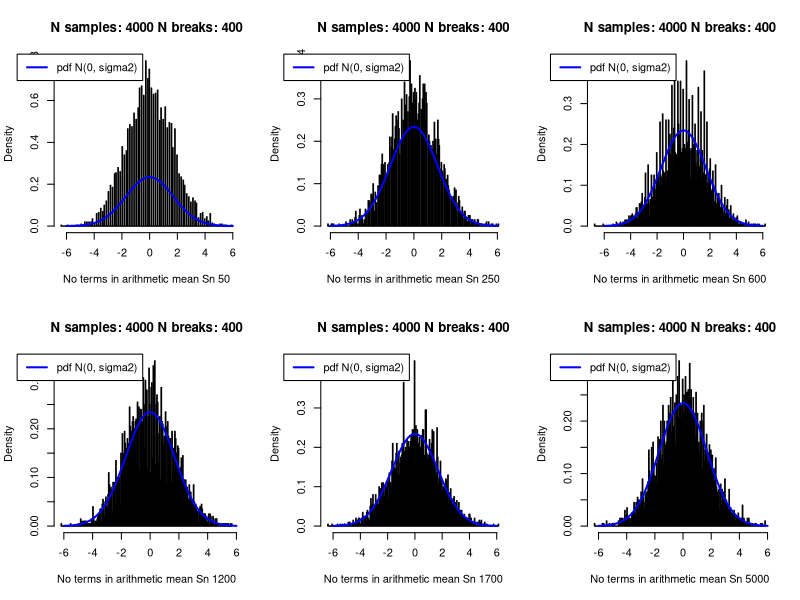

Write R code to recreate this figure.
# Example illustrating the CLT theorem when drawing uniformly distributed
# numbers from 1 to 6

mean_uniformly_rvs <- function(n_rvs) {
    # Returns the outcome given by the  mean of the outcomes of a set of
    # uniformly discrete distributed R.V.,
    # i.e. the outcome of the r.v. S = 1/N sum X_i
    #
    # Args:
    # n_rvs: Number of R.V. used when computing the mean outcome of Sn
    # Returns:
    # The outcome of Sn

    random_numbers <- sample.int(6, size=n_rvs, replace=TRUE)
    return(mean(random_numbers))
}

z_samples <- function(n_rvs, n_samples) {
    # Returns n_samples samples of the R.V. Z = sqrt(n) * (Sn/n - mu),
    # by CLT, Z -> N(0, sigma2) in distribution as n -> \infty
    # 
    # Args:
    # n_rvs: Number of R.V. used when computing the mean outcome of Sn
    # n_samples: Number of samples to draw from Z
    # Returns:
    # Samples from Z
    
    mu <- 3.5
    mean_s_samples <- replicate(n_samples, mean_uniformly_rvs(n_rvs))
    Z <- sqrt(n_rvs) * (mean_s_samples - mu)
    return(Z)
}

my_plot <- function(z_samples, x_lab) {
    # Function plots the normalized histogram, and the number of  samples
    # used for Sn as xlabel combined with a density plot of N(0, sigma2)
    #
    # ARGS:
    # z_samples: List of draws from the r.v. Z (see z_samples)
    # x_lab: number of variables used in the sum Sn

    z_samples
    sigma2 <- 2.9
    breaks <- 400
    x_range = seq(from=-6, to=6, length.out=100)
    main<- paste('N samples:', toString(length(z_samples)), 'N breaks:', breaks)
    
    # Illustrate histogram and pdf function
    hist(z_samples, prob=TRUE, xlab=x_lab, main=main, breaks=breaks)
    l_w <- 2
    lines(x_range, dnorm(x = x_range, mean=0, sd=sqrt(sigma2)),
      col='blue', lwd=l_w)
    legend('topleft', c('pdf N(0, sigma2)'), col='blue', lwd=l_w, inset=c(-0.2,0))
}

# Illustrate CLT thm sqrt(n) * (Sn/n - mean(X)) -> Z(0, sigma2) in distribution,
# where Sn is sum if n iid r.v.

n_rvs <- c(50, 250, 600, 1200, 1700, 5000) # Number of r.v. used for Sn
n_samples <- rep.int(4000, times=length(n_rvs)) # Number of draws from the rv. Z
indices <- c(1:1:length(n_rvs)) # To lapply over multiple arguments

z_outcomes <- lapply(indices, function(x) z_samples(n_rvs[[x]], n_samples[[x]]))
x_labels <- paste('No terms in arithmetic mean Sn', lapply(n_rvs, toString))

par(mfrow=c(2,3), xpd=TRUE)
invisible(lapply(indices, function(x) my_plot(z_outcomes[[x]], x_labels[[x]])))
